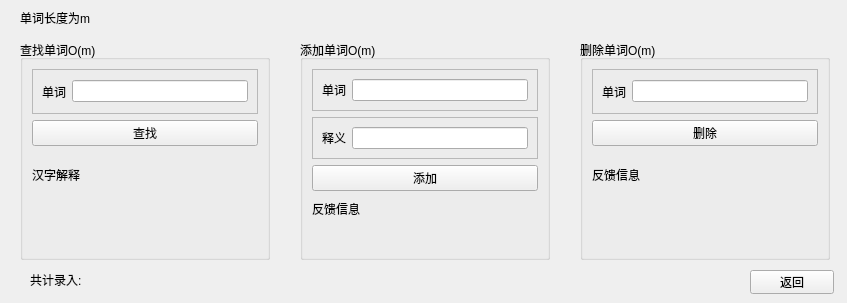
<?xml version="1.0" encoding="UTF-8"?>
<ui version="4.0">
 <class>Form3</class>
 <widget class="QWidget" name="Form3">
  <property name="geometry">
   <rect>
    <x>0</x>
    <y>0</y>
    <width>847</width>
    <height>303</height>
   </rect>
  </property>
  <property name="windowTitle">
   <string>英汉字典Trie树</string>
  </property>
  <widget class="QPushButton" name="pushButton_4">
   <property name="geometry">
    <rect>
     <x>750</x>
     <y>270</y>
     <width>84</width>
     <height>24</height>
    </rect>
   </property>
   <property name="text">
    <string>返回</string>
   </property>
  </widget>
  <widget class="QLabel" name="label_11">
   <property name="geometry">
    <rect>
     <x>30</x>
     <y>270</y>
     <width>71</width>
     <height>20</height>
    </rect>
   </property>
   <property name="text">
    <string>共计录入:</string>
   </property>
  </widget>
  <widget class="QGroupBox" name="groupBox">
   <property name="geometry">
    <rect>
     <x>20</x>
     <y>40</y>
     <width>250</width>
     <height>220</height>
    </rect>
   </property>
   <property name="title">
    <string>查找单词O(m)</string>
   </property>
   <layout class="QVBoxLayout" name="verticalLayout">
    <item>
     <widget class="QFrame" name="frame">
      <property name="frameShape">
       <enum>QFrame::StyledPanel</enum>
      </property>
      <property name="frameShadow">
       <enum>QFrame::Raised</enum>
      </property>
      <layout class="QHBoxLayout" name="horizontalLayout">
       <item>
        <widget class="QLabel" name="label_7">
         <property name="text">
          <string>单词</string>
         </property>
        </widget>
       </item>
       <item>
        <widget class="QLineEdit" name="lineEdit"/>
       </item>
      </layout>
     </widget>
    </item>
    <item>
     <widget class="QPushButton" name="pushButton">
      <property name="text">
       <string>查找</string>
      </property>
     </widget>
    </item>
    <item>
     <widget class="QLabel" name="label_2">
      <property name="text">
       <string>汉字解释</string>
      </property>
     </widget>
    </item>
    <item>
     <widget class="QLabel" name="label_3">
      <property name="text">
       <string/>
      </property>
     </widget>
    </item>
   </layout>
  </widget>
  <widget class="QGroupBox" name="groupBox_3">
   <property name="geometry">
    <rect>
     <x>580</x>
     <y>40</y>
     <width>250</width>
     <height>220</height>
    </rect>
   </property>
   <property name="title">
    <string>删除单词O(m)</string>
   </property>
   <layout class="QVBoxLayout" name="verticalLayout_3">
    <item>
     <widget class="QFrame" name="frame_4">
      <property name="frameShape">
       <enum>QFrame::StyledPanel</enum>
      </property>
      <property name="frameShadow">
       <enum>QFrame::Raised</enum>
      </property>
      <layout class="QHBoxLayout" name="horizontalLayout_4">
       <item>
        <widget class="QLabel" name="label_10">
         <property name="text">
          <string>单词</string>
         </property>
        </widget>
       </item>
       <item>
        <widget class="QLineEdit" name="lineEdit_3"/>
       </item>
      </layout>
     </widget>
    </item>
    <item>
     <widget class="QPushButton" name="pushButton_3">
      <property name="text">
       <string>删除</string>
      </property>
     </widget>
    </item>
    <item>
     <widget class="QLabel" name="label_5">
      <property name="text">
       <string>反馈信息</string>
      </property>
     </widget>
    </item>
    <item>
     <widget class="QLabel" name="label_6">
      <property name="text">
       <string/>
      </property>
     </widget>
    </item>
   </layout>
  </widget>
  <widget class="QLabel" name="label_12">
   <property name="geometry">
    <rect>
     <x>110</x>
     <y>270</y>
     <width>68</width>
     <height>15</height>
    </rect>
   </property>
   <property name="text">
    <string/>
   </property>
  </widget>
  <widget class="QGroupBox" name="groupBox_2">
   <property name="geometry">
    <rect>
     <x>300</x>
     <y>40</y>
     <width>250</width>
     <height>220</height>
    </rect>
   </property>
   <property name="title">
    <string>添加单词O(m)</string>
   </property>
   <layout class="QVBoxLayout" name="verticalLayout_2">
    <item>
     <widget class="QFrame" name="frame_2">
      <property name="frameShape">
       <enum>QFrame::StyledPanel</enum>
      </property>
      <property name="frameShadow">
       <enum>QFrame::Raised</enum>
      </property>
      <layout class="QHBoxLayout" name="horizontalLayout_2">
       <item>
        <widget class="QLabel" name="label_8">
         <property name="text">
          <string>单词</string>
         </property>
        </widget>
       </item>
       <item>
        <widget class="QLineEdit" name="lineEdit_2"/>
       </item>
      </layout>
     </widget>
    </item>
    <item>
     <widget class="QFrame" name="frame_3">
      <property name="frameShape">
       <enum>QFrame::StyledPanel</enum>
      </property>
      <property name="frameShadow">
       <enum>QFrame::Raised</enum>
      </property>
      <layout class="QHBoxLayout" name="horizontalLayout_3">
       <item>
        <widget class="QLabel" name="label_9">
         <property name="text">
          <string>释义</string>
         </property>
        </widget>
       </item>
       <item>
        <widget class="QLineEdit" name="lineEdit_4"/>
       </item>
      </layout>
     </widget>
    </item>
    <item>
     <widget class="QPushButton" name="pushButton_2">
      <property name="text">
       <string>添加</string>
      </property>
     </widget>
    </item>
    <item>
     <widget class="QLabel" name="label">
      <property name="text">
       <string>反馈信息</string>
      </property>
     </widget>
    </item>
    <item>
     <widget class="QLabel" name="label_4">
      <property name="text">
       <string/>
      </property>
     </widget>
    </item>
   </layout>
  </widget>
  <widget class="QLabel" name="label_13">
   <property name="geometry">
    <rect>
     <x>20</x>
     <y>10</y>
     <width>141</width>
     <height>16</height>
    </rect>
   </property>
   <property name="text">
    <string>单词长度为m</string>
   </property>
  </widget>
 </widget>
 <resources/>
 <connections/>
</ui>
